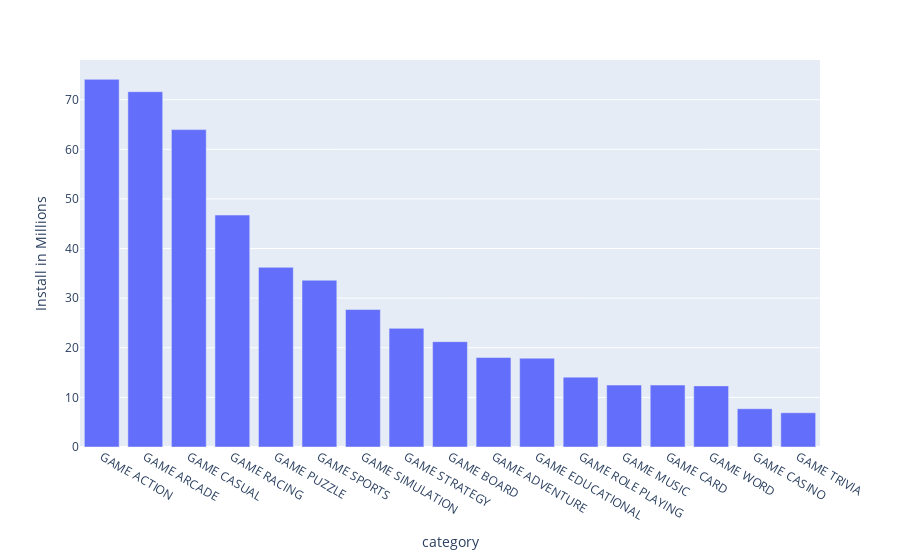

Notebook source saved alongside this figure:
### Code cell
fig = px.bar(install_by_category, x= install_by_category.index, y=install_by_category.values, labels={'y':'Install in Millions'})
fig.update_layout(xaxis={'categoryorder':'total descending'})
fig.show()

### Figure 1 — Plotly figure (JSON) as saved in the notebook; plotly's stock layout.template omitted (floating-point values rounded to 4 significant figures)
{"data": [{"alignmentgroup": "True", "hovertemplate": "category=%{x}<br>Install in Millions=%{y}<extra></extra>", "legendgroup": "", "marker": {"color": "#636efa", "pattern": {"shape": ""}}, "name": "", "offsetgroup": "", "orientation": "v", "showlegend": false, "textposition": "auto", "type": "bar", "x": ["GAME ACTION", "GAME ARCADE", "GAME CASUAL", "GAME RACING", "GAME PUZZLE", "GAME SPORTS", "GAME SIMULATION", "GAME STRATEGY", "GAME BOARD", "GAME ADVENTURE", "GAME EDUCATIONAL", "GAME ROLE PLAYING", "GAME MUSIC", "GAME CARD", "GAME WORD", "GAME CASINO", "GAME TRIVIA"], "xaxis": "x", "y": [74.1, 71.61, 63.97, 46.75, 36.21, 33.61, 27.71, 23.91, 21.23, 18.03, 17.89, 14.08, 12.49, 12.48, 12.32, 7.715, 6.901], "yaxis": "y"}], "layout": {"barmode": "relative", "legend": {"tracegroupgap": 0}, "margin": {"t": 60}, "xaxis": {"anchor": "y", "categoryorder": "total descending", "domain": [0, 1], "title": {"text": "category"}}, "yaxis": {"anchor": "x", "domain": [0, 1], "title": {"text": "Install in Millions"}}}}
